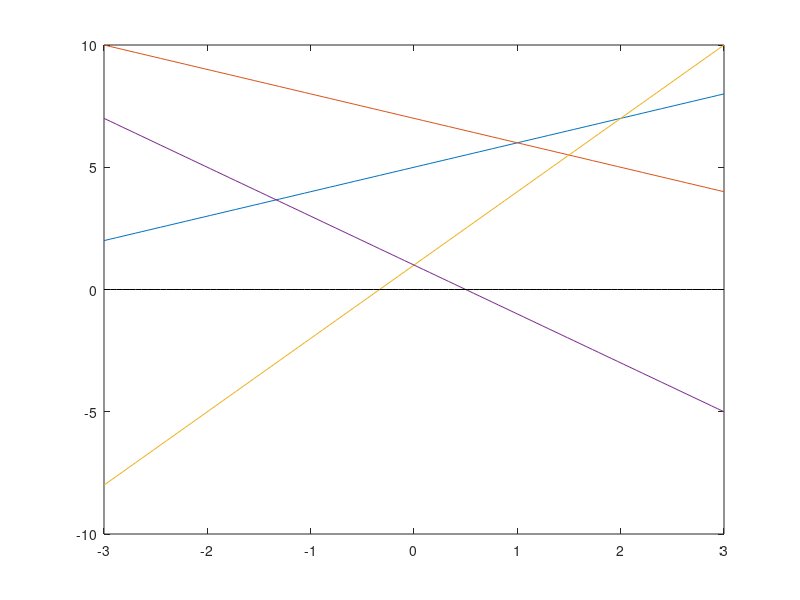

Recreate this plot in MATLAB. (Note: this script raises an error after producing the figure.)
% Example: min |Ax-b|

% setup several equations in one dimension which are inconsistent.


A = [1 -1 3 -2];
b = -[5 7  1 1];

% plot the lines 
x = linspace(-3,3); 
xo = ones(size(x));
f = x'*A - xo'*b;
plot(x, f,x, xo'*0,'k');

%% find the solution in different norms
fprintf(1,'Computing optimal solution in the case of Linfty-norm...');

cvx_begin quiet
    variable x1
    minimize (norm(A'*x1 - b', inf))
cvx_end

fprintf(1,'Done! \n');


%%
y1 = A'*x1-b';
figure(1), plot(x, f,x, xo'*0,'k'); 
hold on, plot(x1,y1,'*k'), title('shows error'), 

%%
fprintf(1,'Computing optimal solution in the case of L2-norm...');

cvx_begin quiet
    variable x1
    minimize (norm(A'*x1 - b', 2))
cvx_end

fprintf(1,'Done! \n');

y2 = A'*x1-b';
figure(1), plot(x, f,x, xo'*0,'k'); 
hold on, plot(x1,y2,'*r'), title('shows error'), hold off
norm(y1)
norm(y2)

